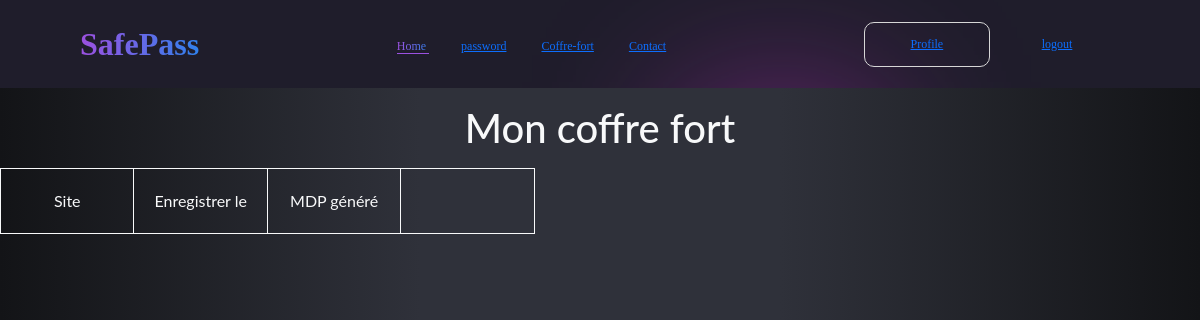
/generator/coffre-fort/ (signed in), run on an earlier commit of the app's database.
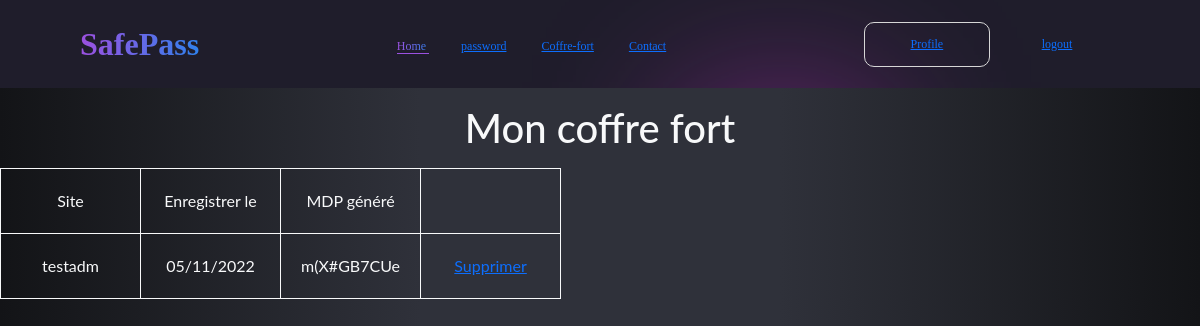
And on a later commit of the database.
### generator/models.py (models this page shows, shortened)
class GenPass(models.Model):
    user = models.OneToOneField(User, on_delete=models.CASCADE, null=True, blank=True)
    site = models.CharField(max_length=30)
    date = models.DateTimeField(default=timezone.now)
    passwords = models.CharField(max_length=300)
    class Meta:
        verbose_name = 'Password'
        verbose_name_plural = 'Passwords'
        ordering = ['site']

### generator/views.py (the view)
# urls.py: path('coffre-fort/', coffre_fort, name='coffre-fort'),
@login_required
def coffre_fort(request):
    password_list = GenPass.objects.filter(user=request.user)
    context = {'password_list': password_list}
    return render(request, 'generator/listalll.html', context)

### templates/generator/listalll.html (shortened to what this page needs)
{% extends 'base.html' %}
{% load static %}
{% block content %}
<div>
    <h1 class="text-center text-light mt-3 mb-3">Mon coffre fort</h1>
</div>
<div class="content text text-light">
    {% if user != 'user.username' %}
        <table>
            <tr>
                <td>Site</td>
                <td>Enregistrer le</td>
                <td>MDP généré</td>
                <td></td>
            </tr>
            {% for password in password_list %}
                <tr>
                    <td>{{ password.site }}</td>
                    <td>{{ password.date|date:"d/m/Y" }}</td>
                    <td>{{ password.passwords }}</td>
                    <td><a href="#">Supprimer</a></td>
                </tr>
            {% endfor %}
        </table>
{% endif %}
</div>
{% endblock %}

What changed in the data, as far as the page shows it:
now on this page (row edited): GenPass: site "testadm", date "05/11/2022", passwords "m(X#GB7CUe"
